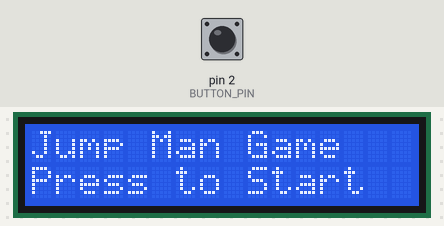
Recording of a sketch running on a simulated Arduino Uno, built with avr-gcc and run on an emulated ATmega328P. Parts: 16×2 character LCD. The inputs (shaded band) are chosen by the test bench; at power-on: pin 2 (BUTTON_PIN) HIGH. Random numbers use the default seed unless the sketch sets one.

Above: at 0.9 s.
1.0 s: pin 2 (BUTTON_PIN) pulled LOW for 0.15 s
At 1.11 s:
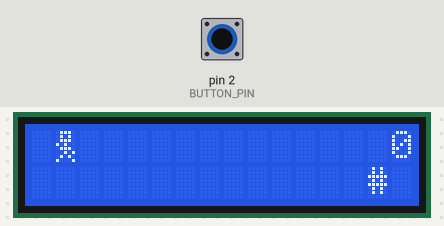
3.1 s: pin 2 (BUTTON_PIN) pulled LOW for 1 s
At 3.22 s:
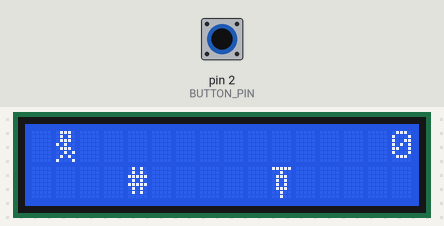
6.3 s: pin 2 (BUTTON_PIN) pulled LOW for 1 s
At 6.6 s:
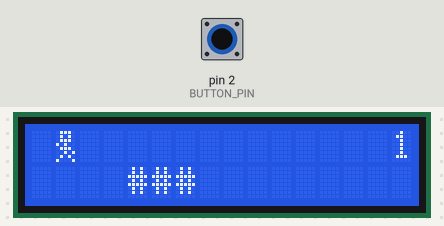
9.6 s: pin 2 (BUTTON_PIN) pulled LOW for 0.15 s
At 9.76 s:
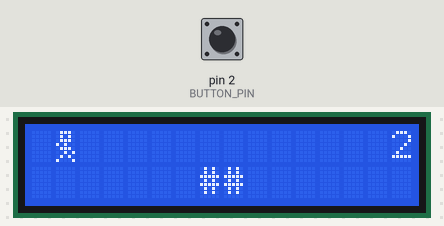
15.7 s: pin 2 (BUTTON_PIN) pulled LOW for 3.2 s
At 15.86 s:
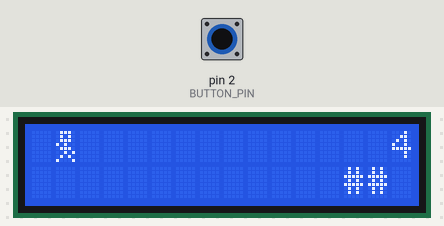
21.9 s: pin 2 (BUTTON_PIN) pulled LOW for 0.15 s
At 25.8 s:
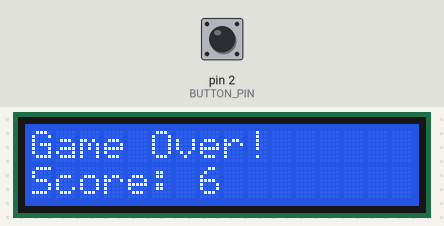

Measured:
- after the input at 1.0 s, the display: changes at once (image 1)

The sketch:

game_main.ino
```cpp
#include <Wire.h>
#include <LiquidCrystal_I2C.h>
#include <stdlib.h>

#define BUTTON_PIN 2
#define JUMP_DURATION 5

LiquidCrystal_I2C lcd(0x3F, 16, 2);

byte customPlayer[] = {
  B01110,
  B01010,
  B01110,
  B10100,
  B01110,
  B00101,
  B01010,
  B10001
};

byte customPowerUp[] = {
  B11111,
  B00100,
  B01110,
  B01010,
  B01010,
  B01110,
  B00100,
  B00100
};

int playerPos = 1;
int obstaclePos = 15;
int obstaclePos1 = 20;
int obstaclePosUp = 18;
int powerUpPos = -1;
bool isJumping = false;
int jumpCounter = 0;
int score = 0;
int iSecret;
int iSecret1;
int iSecretUp;
bool hasPowerUp = false;
int powerUpCounter = 0;

int dl = 200;
int posSCORE = 15;

void setup() {
  pinMode(BUTTON_PIN, INPUT_PULLUP);
  lcd.init();
  lcd.backlight();

  // สร้างตัวละครที่กำหนดเอง
  lcd.createChar(0, customPlayer);
  lcd.createChar(1, customPowerUp);

  startGame();
}

void loop() {
  if (digitalRead(BUTTON_PIN) == LOW) {
    if (!isJumping) {
      isJumping = true;
      jumpCounter = 0;
    }
  }

  if (isJumping) {
    jumpCounter++;
    if (jumpCounter > JUMP_DURATION) {
      isJumping = false;
    }
  }

  // Generate power-up
  if (powerUpPos < 0 && rand() % 95 == 0) { // Randomly generate power-up
    powerUpPos = 15;
  }

  if (powerUpPos >= 0) {
    powerUpPos--;
    if (powerUpPos < 0 && !hasPowerUp) {
      powerUpPos = -1; // Remove power-up when it goes off screen
    }
  }

  // Check collision with obstacles
  if (checkCollision(obstaclePos, iSecret) || checkCollision(obstaclePos1, iSecret1) || checkCollisionUp(obstaclePosUp, iSecretUp)) {
    gameOver();
  }

  // Check collision with power-up
  if (powerUpPos == playerPos && !isJumping) {
    hasPowerUp = true;
    powerUpCounter = 50; // Power-up lasts for 50 cycles
    powerUpPos = -1; // Remove power-up after collecting
  }

  // Update display
  lcd.clear();
  if (score >= 0 && score < 10) {
    lcd.setCursor(posSCORE, 0);
    lcd.print(score);
  } else if (score >= 10 && score < 100) {
    lcd.setCursor(posSCORE - 1, 0);
    lcd.print(score);
  } else if (score >= 100 && score < 1000) {
    lcd.setCursor(posSCORE - 2, 0);
    lcd.print(score);
  }

  lcd.setCursor(playerPos, 1);
  if (isJumping) {
    lcd.print(" ");
    lcd.setCursor(playerPos, 0);
    lcd.write(byte(0)); // ใช้ customPlayer
  } else {
    lcd.write(byte(0)); // ใช้ customPlayer
  }

  // Move the obstacles
  moveObstacle(obstaclePos, iSecret);
  if(score >= 10){

    moveObstacle(obstaclePos1, iSecret1);
  }
  //moveObstacleUp(obstaclePosUp, iSecretUp);


  if (powerUpPos >= 0 && obstaclePos != powerUpPos && obstaclePos1 != powerUpPos) {
    lcd.setCursor(powerUpPos, 1);
    lcd.write(byte(1));
  }

  if (hasPowerUp) {
    powerUpCounter--;
    if (powerUpCounter <= 0) {
      hasPowerUp = false;
    }
  }

  delay(dl);
  if (score == 10) {
    dl = 150;
  } else if (score == 20) {
    dl = 100;
  } else if (score == 30) {
    dl = 75;
  } else if (score == 50) {
    dl = 50;
  } else if (score == 100) {
    dl = 25;
  } else if (score == 500){
    dl = 20;
  } else if (score == 750){
    dl = 15;
  } else if (score == 800){
    dl = 10;
  } else if (score == 900){
    dl = 5;
  } else if (score == 990){
    dl = 1;
  }
}

void waitForButtonPress() {
  while (digitalRead(BUTTON_PIN) == HIGH) {
    // Wait until the button is pressed
  }
}

void gameOver() {
  lcd.clear();
  lcd.setCursor(0, 0);
  lcd.print("Game Over!");
  lcd.setCursor(0, 1);
  lcd.print("Score: ");
  lcd.print(score);
  delay(2000);  // Show game over screen for 2 seconds
  waitForButtonPress();  // Wait for the button press to restart
  startGame();  // Restart the game
}

void startGame() {
  score = 0;
  playerPos = 1;
  obstaclePos = 15;
  obstaclePos1 = 20;
  obstaclePosUp = 18;
  powerUpPos = -1;
  isJumping = false;
  jumpCounter = 0;
  hasPowerUp = false;
  powerUpCounter = 0;
  lcd.clear();
  lcd.setCursor(0, 0);
  lcd.print("Jump Man Game");
  lcd.setCursor(0, 1);
  lcd.print("Press to Start");
  waitForButtonPress();
  lcd.clear();
}

void moveObstacle(int &obstaclePos, int &iSecret) {
  obstaclePos--;
  if (obstaclePos < 0 && iSecret > 0) {
    iSecret--;
    obstaclePos = 0; // ป้องกันไม่ให้ตำแหน่งต่ำกว่า 0
  }
  if (obstaclePos < 0 && iSecret == 0) {
    obstaclePos = 15;
    iSecret = rand() % 3;
    score++;
  }

  lcd.setCursor(obstaclePos, 1);
  for (int i = 0; i <= iSecret; i++) {
    lcd.print("#");
  }
}

void moveObstacleUp(int &obstaclePos, int &iSecret) {
  obstaclePos--;
  if (obstaclePos < 0 && iSecret == 0) {
    obstaclePos = 15;
    iSecret = rand() % 2;
    score++;
  } else if (obstaclePos < 0 && iSecret == 1) {
    obstaclePos = 15;
    iSecret = rand() % 2;
  }

  lcd.setCursor(obstaclePos, 0);
  if(iSecret == 0){
    lcd.print("#");
  }
  lcd.setCursor(8, 1);
  lcd.print(iSecret);
}

bool checkCollision(int obstaclePos, int iSecret) {
  for (int i = 0; i <= iSecret; i++) {
    if (playerPos == 1 && obstaclePos + i == 1 && !isJumping && !hasPowerUp) {
      return true;
    }
  }
  return false;
}

bool checkCollisionUp(int obstaclePos, int iSecret){
  if (playerPos == 1 && obstaclePos == 1 && isJumping && !hasPowerUp) {
      return true;
  }
  return false;
}
```
